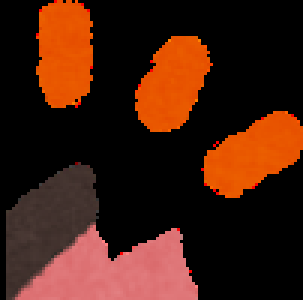
#> input picture week3/template_matching/images/cat_ear.png, 101 x 100 px (shown 3 times larger)
$ python single_template_matching.py --image images/cat_ear.png --template images/cat_sakura_cut_female.png
#> lines starting #> are read from the running program, lines starting #| are printed output that depends on the picture
import argparse
import cv2

# construct the argument parser and parse the arguments
ap = argparse.ArgumentParser()
ap.add_argument("-i", "--image", type=str, required=True,
    help="path to input image where we'll apply template matching")
ap.add_argument("-t", "--template", type=str, required=True,
    help="path to template image")
args = vars(ap.parse_args())

# load the input image and template image from disk, then display
# them on our screen
print("[INFO] loading images...")
image = cv2.imread(args["image"])
#> image is the input picture: shape (100, 101, 3); mean B, G, R 15.1, 29.8, 67
template = cv2.imread(args["template"])
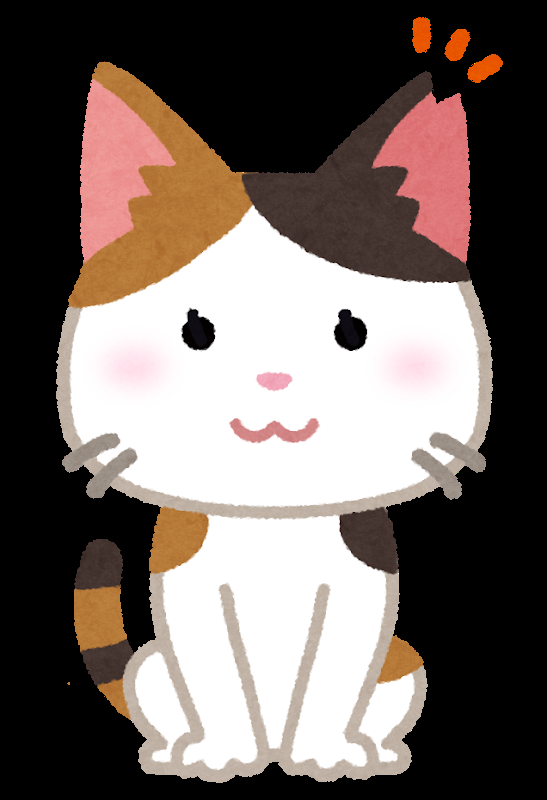
#> input picture week3/template_matching/images/cat_sakura_cut_female.png, 547 x 800 px
#> template is the input picture: shape (800, 547, 3); mean B, G, R 98.1, 103.1, 113.9
if image is None:
    print("[ERROR] Could not load input image")
    exit(1)
if template is None:
    print("[ERROR] Could not load template image")
    exit(1)
cv2.imshow("Image", image)
cv2.imshow("Template", template)

# convert both the image and template to grayscale
imageGray = cv2.cvtColor(image, cv2.COLOR_BGR2GRAY)
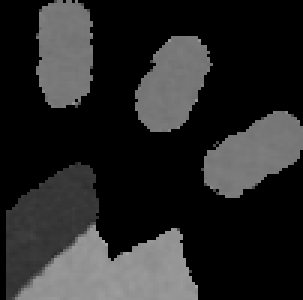
#> imageGray: shape (100, 101) (shown 3 times larger); min 0, max 166, mean 39.3
templateGray = cv2.cvtColor(template, cv2.COLOR_BGR2GRAY)
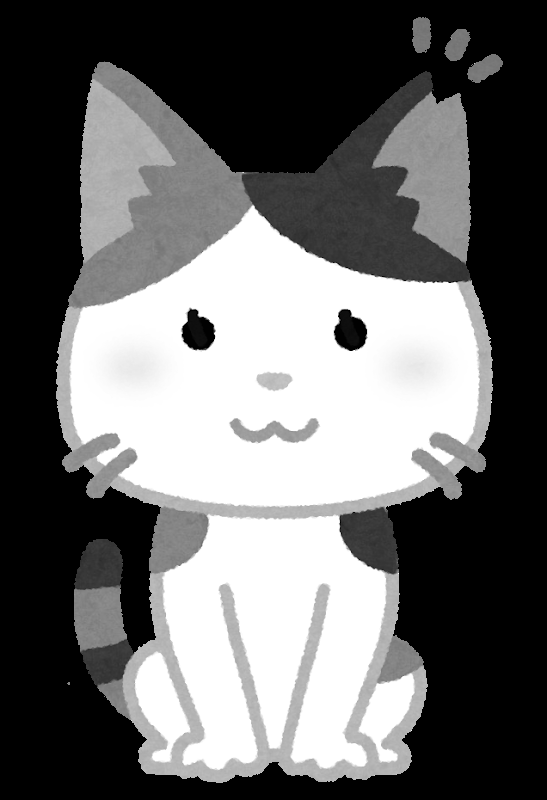
#> templateGray: shape (800, 547); min 0, max 255, mean 105.8

# perform template matching
print("[INFO] performing template matching...")
result = cv2.matchTemplate(imageGray, templateGray,
    cv2.TM_CCOEFF_NORMED)
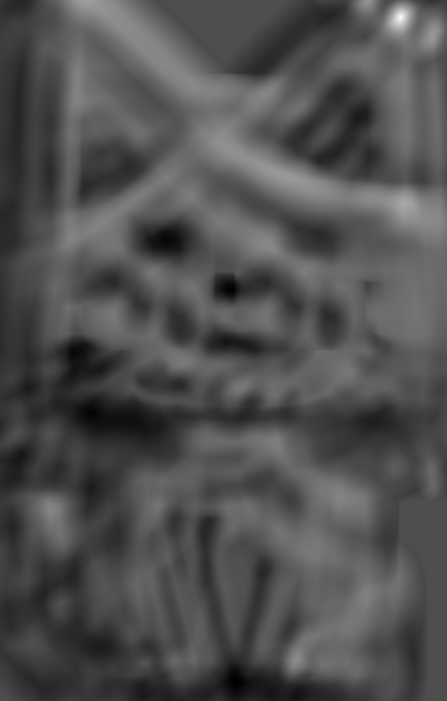
#> result: shape (701, 447) float32; min -0.438, max 0.993, mean 0.0157; drawn with min black and max white
(minVal, maxVal, minLoc, maxLoc) = cv2.minMaxLoc(result)
#> minVal = -0.438; maxVal = 0.993; minLoc = (236, 682); maxLoc = (400, 17)

# determine the starting and ending (x, y)-coordinates of the
# bounding box
(startX, startY) = maxLoc
#> startX = 400; startY = 17
endX = startX + template.shape[1]
#> endX = 947
endY = startY + template.shape[0]
#> endY = 817

# draw the bounding box on the image
cv2.rectangle(image, (startX, startY), (endX, endY), (255, 0, 0), 3)
# show the output image
cv2.imshow("Output", image)
while True:
    key = cv2.waitKey(1) & 0xFF
#> (key q is pressed here)
    if key == ord('q'):
        break
cv2.destroyAllWindows()
